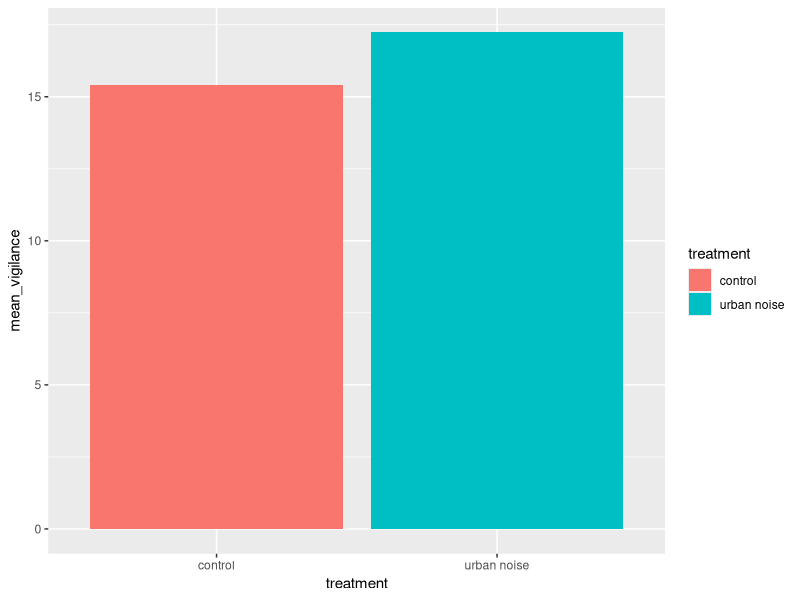
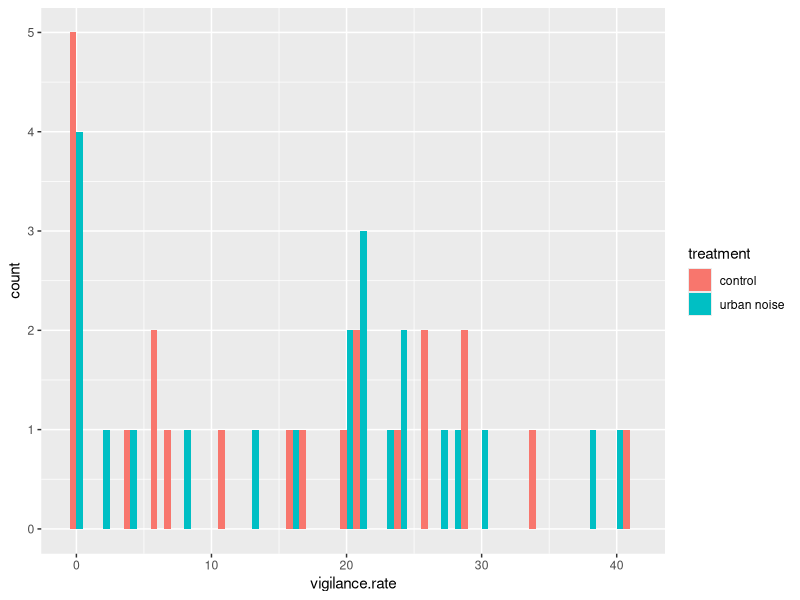
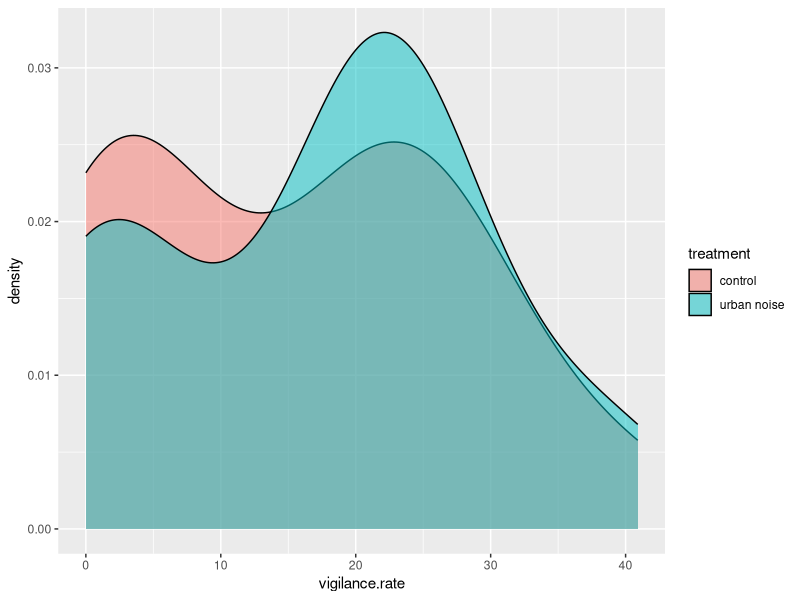
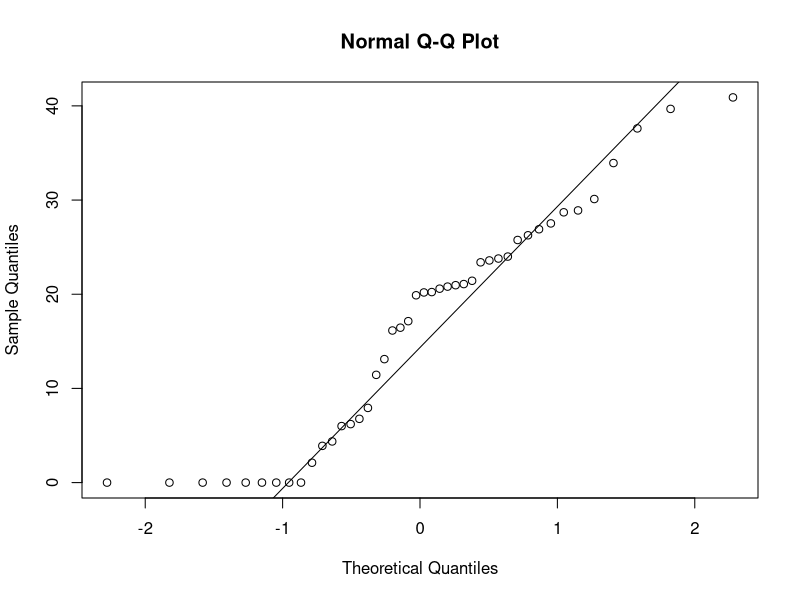
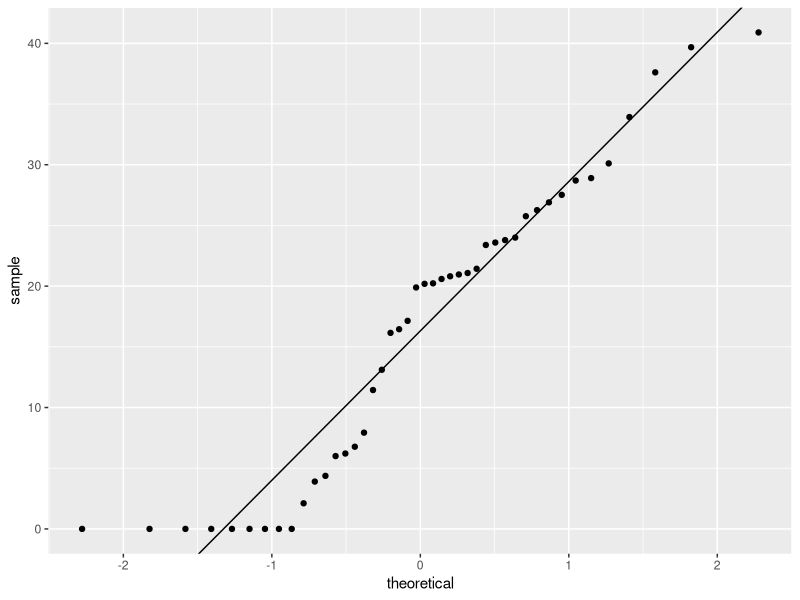

Source code (R) for these figures, in order:
## ---- chunk 1
# keep this chunk in all your RMarkdown scripts
knitr::opts_chunk$set(echo = TRUE)
knitr::opts_chunk$set(tidy.opts = list(width.cutoff = 60), tidy = TRUE)
## ---- chunk 2
# List required packages
library(tidyverse)
library(openxlsx)
library(kableExtra)
library(ggplot2)
## ---- chunk 3
# Load the data
vigilance <- read.xlsx("vigilance.xlsx")

# Clean column names
colnames(vigilance) <- sub(pattern = "\\.\\((.*?)\\)", replacement = '', colnames(vigilance))

european_robin <- vigilance %>% filter(species == "RB")
european_robin
## ---- chunk 4
# Produce summary table
summary_table <- european_robin %>%
  group_by(treatment) %>%
  summarize(mean_vigilance = mean(vigilance.rate),
            sd_vigilance = sd(vigilance.rate),
            median_vigilance = median(vigilance.rate),
            iqr = IQR(vigilance.rate),
            var = var(vigilance.rate)
  )

# Make nice table for printing
summarized <- summary_table %>% 
  pivot_longer(cols = "mean_vigilance":"var",
               names_to = 'stat',
               values_to = "values") %>%
  pivot_wider(names_from = treatment, values_from = values)
  
transposed <- t(summary_table[,2:6])
transposed <- as.data.frame(transposed)
colnames(transposed) <- c("control", "urban noise")

summary <- kable(summarized, caption = "Summary statistics by treatment")

# Print table
summary


# Figure comparing the means
ggplot(summary_table, aes(x = treatment, y = mean_vigilance, fill = treatment)) +
  geom_col()


# Histograms
ggplot(european_robin, aes(x = vigilance.rate, fill = treatment)) +
  geom_histogram(binwidth = 1, position = "dodge")

ggplot(european_robin, aes(x = vigilance.rate, fill = treatment)) +
  geom_density(alpha = 0.5)


# Q-Q plots
qqnorm(european_robin$vigilance.rate)
qqline(european_robin$vigilance.rate)

ggplot(european_robin, aes(sample = vigilance.rate)) +
  stat_qq() +
  geom_abline(aes(intercept = mean(x = vigilance.rate), 
                  slope = sd(x = vigilance.rate)))


## ---- chunk 5
# Conduct the t-test
t_test <- t.test(european_robin$vigilance.rate ~ european_robin$treatment)

# Print the result
t_test

## ---- chunk 6
# run a pair sample t-test

# Reshaping the data for the t-tests
control <- vigilance %>%
  filter(treatment == "control",
         species == "CT" | species == "BT") %>%
  select(site, species, treatment, vigilance.rate) %>%
  pivot_wider(values_from = "vigilance.rate",
              names_from = c("species", "treatment")) 

urban <- vigilance %>%
  filter(treatment == "urban noise",
         species == "CT" | species == "BT") %>%
  select(site, species, treatment, vigilance.rate) %>%
  pivot_wider(values_from = "vigilance.rate",
              names_from = c("species", "treatment")) 

# Run the tests
#control noise
t.test(x = control$`CT_control`,
       y = control$`BT_control`,
       paired = TRUE)

#urban noise
t.test(x = urban$`CT_urban noise`,
       y = urban$`BT_urban noise`,
       paired = TRUE)
